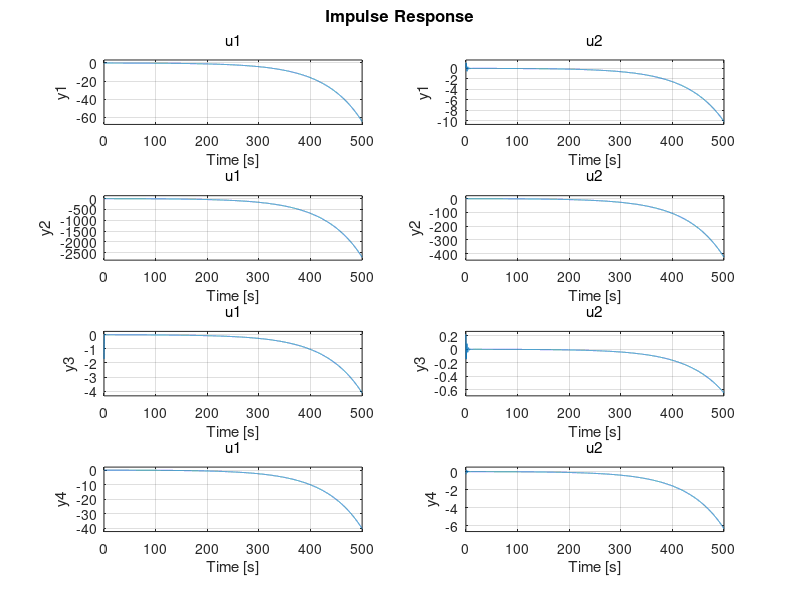

Reproduce this figure in MATLAB.
% Citation 550 - Linear simulation

% xcg = 0.25*c

% Stationary flight condition

hp0    = 3000;      	  % pressure altitude in the stationary flight condition [m]
V0     = 72;            % true airspeed in the stationary flight condition [m/sec]
alpha0 = 0.0872665;       	  % angle of attack in the stationary flight condition [rad]
th0    = 0.0349066;       	  % pitch angle in the stationary flight condition [rad]

% Aircraft mass
m      = 3500;         	  % mass [kg]

% aerodynamic properties
e      = 0.8;            % Oswald factor [ ]
CD0    = 0.04;            % Zero lift drag coefficient [ ]
CLa    = 5.084;            % Slope of CL-alpha curV0e [ ]

% Longitudinal stability
Cma    = -0.5626;            % longitudinal stabilty [ ]
Cmde   = -1.1642;            % elevator effectiveness [ ]

% Aircraft geometry

S      = 30.00;	          % wing area [m^2]
Sh     = 0.2*S;           % stabiliser area [m^2]
Sh_S   = Sh/S;	          % [ ]
lh     = 0.71*5.968;      % tail length [m]
c      = 2.0569;	  % mean aerodynamic cord [m]
lh_c   = lh/c;	          % [ ]
b      = 15.911;	  % wing span [m]
bh     = 5.791;	          % stabilser span [m]
A      = b^2/S;           % wing aspect ratio [ ]
Ah     = bh^2/Sh;         % stabilser aspect ratio [ ]
V0h_V0   = 1;		  % [ ]
ih     = -2*pi/180;       % stabiliser angle of incidence [rad]

% Constant V0alues concerning atmosphere and graV0ity

rho0   = 1.2250;          % air density at sea leV0el [kg/m^3] 
lambda = -0.0065;         % temperature gradient in ISA [K/m]
Temp0  = 288.15;          % temperature at sea leV0el in ISA [K]
R      = 287.05;          % specific gas constant [m^2/sec^2K]
g      = 9.81;            % [m/sec^2] (graV0ity constant)

rho    = rho0*((1+(lambda*hp0/Temp0)))^(-((g/(lambda*R))+1));   % [kg/m^3]  (air density)
W      = m*g;				                        % [N]       (aircraft weight)

% Constant V0alues concerning aircraft inertia

muc    = m/(rho*S*c);
mub    = m/(rho*S*b);
KX2    = 0.019;
KZ2    = 0.042;
KXZ    = 0.002;
KY2    = 1.3925;

% Aerodynamic constants

Cmac   = 0;                     % Moment coefficient about the aerodynamic centre [ ]
CNwa   = CLa;   		        % Wing normal force slope [ ]
CNha   = 2*pi*Ah/(Ah+2);        % Stabiliser normal force slope [ ]
depsda = 4/(A+2);               % Downwash gradient [ ]

% Lift and drag coefficient

CL = 2*W/(rho*V0^2*S);               % Lift coefficient [ ]
CD = CD0 + (CLa*alpha0)^2/(pi*A*e);  % Drag coefficient [ ]

% Stabiblity deriV0atiV0es

CX0    = W*sin(th0)/(0.5*rho*V0^2*S);
CXu    = -0.095;
CXa    = -0.47966;
CXadot = +0.08330;
CXq    = -0.28170;
CXde   = -0.03728;

CZ0    = -W*cos(th0)/(0.5*rho*V0^2*S);
CZu    = -0.37616;
CZa    = -5.74340;
CZadot = -0.00350;
CZq    = -5.66290;
CZde   = -0.69612;

Cmu    = +0.06990;
Cmadot = +0.17800;
Cmq    = -8.79415;

CYb    = -0.7500;
CYbdot =  0     ;
CYp    = -0.0304;
CYr    = +0.8495;
CYda   = -0.0400;
CYdr   = +0.2300;

Clb    = -0.10260;
Clp    = -0.71085;
Clr    = +0.23760;
Clda   = -0.23088;
Cldr   = +0.03440;

Cnb    =  +0.1348;
Cnbdot =   0     ;
Cnp    =  -0.0602;
Cnr    =  -0.2061;
Cnda   =  -0.0120;
Cndr   =  -0.0939;





%Numerical model stuff starts here
%V0ARIABLES THAT ARE MISSING


CXdt = 0.000;   %trim tab is really small for this aircraft so it's contribution
CZdt = 0.000;   %compared to the actual eleV0ator is an order of 
Cmdt = 0.000;   %magnitude smaller


x_u = (V0/c) * CXu/(2*muc);
x_alpha = (V0/c) * CXa/(2*muc);
x_theta = (V0/c) * CZ0/(2*muc);
x_q = (V0/c) * CXq/(2*muc);
x_deltae = (V0/c) * CXde/(2*muc);
x_deltat = (V0/c) * CXdt/(2*muc);

z_u = (V0/c) * CZu/(2*muc - CZadot);
z_alpha = (V0/c) * CZa/(2*muc - CZadot);
z_theta = - (V0/c) * CX0/(2*muc - CZadot);
z_q = (V0/c) * (2*muc+CZq)/(2*muc - CZadot);
z_deltae = (V0/c) * CZde/(2*muc - CZadot);   
z_deltat = (V0/c) * CZdt/(2*muc - CZadot);

m_u = (V0/c) * (Cmu + CZu * (Cmadot/(2*muc-CZadot)))/(2*muc*KY2);
m_alpha = (V0/c) * (Cma + CZa * (Cmadot/(2*muc-CZadot)))/(2*muc*KY2);
m_theta = -(V0/c) * (CX0 * (Cmadot/(2*muc-CZadot)))/(2*muc*KY2);
m_q = (V0/c) * (Cmq + Cmadot * ((2*muc+CZq)/(2*muc-CZadot)))/(2*muc*KY2);
m_deltae = (V0/c) * (Cmde + CZde * (Cmadot/(2*muc-CZadot)))/(2*muc*KY2); 
m_deltat = (V0/c) * (Cmdt + CZdt * (Cmadot/(2*muc-CZadot)))/(2*muc*KY2);

y_beta = (V0/b) * CYb/(2*mub);
y_phi = (V0/b) * CL/(2*mub); 
y_p = (V0/b) * CYp/(2*mub);
y_r = (V0/b) * (CYr-4*mub)/(2*mub);
y_deltaa = (V0/b) * CYda/(2*mub);
y_deltar = (V0/b) * CYdr/(2*mub);

l_beta = (V0/b) * (Clb*KZ2+Cnb*KXZ)/(4*mub*(KX2*KZ2-KXZ^2));
l_phi = 0;
l_p = (V0/b) * (Clp*KZ2+Cnp*KXZ)/(4*mub*(KX2*KZ2-KXZ^2)); 
l_r = (V0/b) * (Clr*KZ2+Cnr*KXZ)/(4*mub*(KX2*KZ2-KXZ^2));
l_deltaa = (V0/b) * (Clda*KZ2+Cnda*KXZ)/(4*mub*(KX2*KZ2-KXZ^2));
l_deltar = (V0/b) * (Cldr*KZ2+Cndr*KXZ)/(4*mub*(KX2*KZ2-KXZ^2));

n_beta = (V0/b) * (Clb*KXZ+Cnb*KX2)/(4*mub*(KX2*KZ2-KXZ^2));
n_phi = 0;
n_p = (V0/b) * (Clp*KXZ+Cnp*KX2)/(4*mub*(KX2*KZ2-KXZ^2));
n_r = (V0/b) * (Clr*KXZ+Cnr*KX2)/(4*mub*(KX2*KZ2-KXZ^2));
n_deltaa = (V0/b) * (Clda*KXZ+Cnda*KX2)/(4*mub*(KX2*KZ2-KXZ^2));
n_deltar = (V0/b) * (Cldr*KXZ+Cndr*KX2)/(4*mub*(KX2*KZ2-KXZ^2));


A_s = [x_u, x_alpha, x_theta, 0;...
    z_u, z_alpha, z_theta, z_q;...
    0, 0, 0, V0/c;...
    m_u, m_alpha, m_theta, m_q];

B_s = [x_deltae, x_deltat;...
    z_deltae, z_deltat;...
    0, 0;...
    m_deltae, m_deltat];


A_a = [y_beta, y_phi, y_p, y_r;...
    0, 0, 2*V0/b, 0;...
    l_beta, 0, l_p, l_r;...
    n_beta, 0, n_p, n_r;];

B_a = [0, y_deltar;...
    0, 0;...
   l_deltaa, l_deltar;...
   n_deltaa, n_deltar];

C = [1,0,0,0;...
    0,1,0,0;...
    0,0,1,0;...
    0,0,0,1];

D = [0,0;...
    0,0;...
    0,0;...
    0,0];

sys=ss(A_a,B_a,C,D);

e_A_s = eig(A_s);
e_A_a = eig(A_a);

subplot(2,1,1)
step(sys)
subplot(2,1,2)
impulse(sys)

